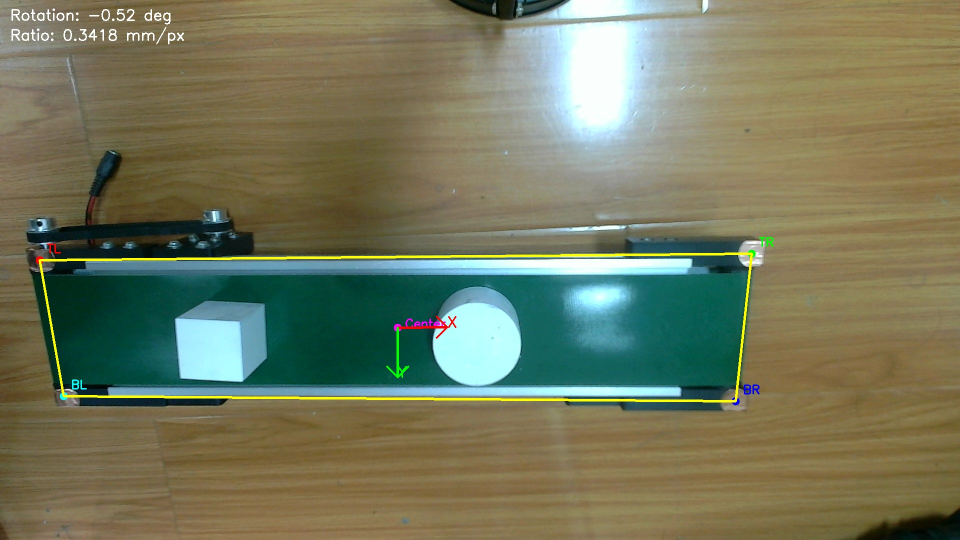
#> input picture vision_v11/1_manual_calibrated.jpg, 1920 x 1080 px (shown at 1/2 size)
$ python -i belt_detector.py   (imports and definitions only)
#> lines starting #> are read from the running program, lines starting #| are printed output that depends on the picture; after the words box and inside, x2 and y2 are one past the last pixel; in counts of white or black regions, pixels touching at a corner belong together
"""实时检测传送带边界，自动计算坐标映射。"""
from __future__ import annotations

import cv2
import numpy as np


class BeltDetector:
    """基于颜色和轮廓检测传送带边界，动态计算坐标变换。"""

    def __init__(self, belt_width_mm: float = 490.0, belt_height_mm: float = 80.0):
        """
        Args:
            belt_width_mm: 传送带实际宽度（毫米）
            belt_height_mm: 传送带实际高度（毫米）
        """
        self.belt_width_mm = belt_width_mm
        self.belt_height_mm = belt_height_mm
        # HSV 绿色范围：宽松一些，适应不同光照
        self.hsv_lower = np.array([35, 50, 35])
        self.hsv_upper = np.array([90, 255, 200])
        self.corners_px = None
        self.matrix = None
        self.inv_matrix = None

    def detect(self, frame_bgr) -> bool:
        """检测当前帧中的传送带，更新角点和变换矩阵。返回是否检测成功。"""
        hsv = cv2.cvtColor(frame_bgr, cv2.COLOR_BGR2HSV)
        mask = cv2.inRange(hsv, self.hsv_lower, self.hsv_upper)

        # 形态学操作去噪并平滑边缘
        kernel_open = cv2.getStructuringElement(cv2.MORPH_RECT, (7, 7))
        kernel_close = cv2.getStructuringElement(cv2.MORPH_RECT, (15, 15))
        mask = cv2.morphologyEx(mask, cv2.MORPH_OPEN, kernel_open)
        mask = cv2.morphologyEx(mask, cv2.MORPH_CLOSE, kernel_close)

        # 额外的膨胀+腐蚀，平滑边界
        mask = cv2.dilate(mask, np.ones((3, 3), np.uint8), iterations=2)
        mask = cv2.erode(mask, np.ones((3, 3), np.uint8), iterations=2)

        # 找轮廓
        contours, _ = cv2.findContours(mask, cv2.RETR_EXTERNAL, cv2.CHAIN_APPROX_SIMPLE)
        if not contours:
            return False

        # 筛选候选轮廓：面积、长宽比、位置
        frame_h, frame_w = frame_bgr.shape[:2]
        candidates = []

        for contour in contours:
            area = cv2.contourArea(contour)
            if area < 15000:  # 降低面积要求
                continue

            # 计算最小外接矩形
            rect = cv2.minAreaRect(contour)
            (cx, cy), (w, h), angle = rect

            # 确保 w 是长边
            if w < h:
                w, h = h, w
                angle = (angle + 90) % 180

            # 长宽比约束：放宽到 3.5~12（传送带实际约 6.1）
            aspect_ratio = w / max(h, 1.0)
            if aspect_ratio < 3.5 or aspect_ratio > 12.0:
                continue

            # 位置约束：放宽到整个画面中下部
            if cy < frame_h * 0.2 or cy > frame_h * 0.95:
                continue

            # 计算评分：面积大、长宽比接近 6、靠近画面中央的优先
            target_ratio = self.belt_width_mm / self.belt_height_mm
            ratio_score = 1.0 / (1.0 + abs(aspect_ratio - target_ratio))
            area_score = min(area / 100000.0, 1.0)
            center_x_offset = abs(cx - frame_w / 2) / frame_w
            center_score = 1.0 - center_x_offset

            score = area_score * 0.4 + ratio_score * 0.4 + center_score * 0.2
            candidates.append((score, contour, rect))

        if not candidates:
            return False

        # 选择得分最高的轮廓
        candidates.sort(key=lambda x: x[0], reverse=True)
        _, best_contour, best_rect = candidates[0]

        # 使用旋转矩形的四个角点（更精确）
        box = cv2.boxPoints(best_rect)
        corners = np.array(box, dtype=np.float32)

        # 可选：用轮廓精确拟合来优化角点
        # 对轮廓进行多边形逼近
        epsilon = 0.01 * cv2.arcLength(best_contour, True)
        approx = cv2.approxPolyDP(best_contour, epsilon, True)

        # 如果多边形逼近得到 4 个点，用它替代旋转矩形
        if len(approx) == 4:
            corners = approx.reshape(4, 2).astype(np.float32)

        # 排序角点：左下、右下、右上、左上
        corners = self._sort_corners(corners)
        self.corners_px = corners

        # 计算透视变换矩阵：像素坐标 → 毫米坐标
        dst_corners = np.array([
            [0, 0],  # 左下角为原点
            [self.belt_width_mm, 0],  # 右下
            [self.belt_width_mm, self.belt_height_mm],  # 右上
            [0, self.belt_height_mm],  # 左上
        ], dtype=np.float32)

        self.matrix = cv2.getPerspectiveTransform(corners, dst_corners)
        self.inv_matrix = cv2.getPerspectiveTransform(dst_corners, corners)
        return True

    def _sort_corners(self, points: np.ndarray) -> np.ndarray:
        """将四个点排序为：左下、右下、右上、左上。"""
        # 按 Y 坐标排序，前两个是下方，后两个是上方
        points = points[points[:, 1].argsort()]
        bottom = points[:2]
        top = points[2:]

        # 下方两点按 X 排序：左下、右下
        bottom = bottom[bottom[:, 0].argsort()]
        # 上方两点按 X 排序：左上、右上，然后反转成右上、左上
        top = top[top[:, 0].argsort()][::-1]

        return np.array([bottom[0], bottom[1], top[0], top[1]], dtype=np.float32)

    def to_mm(self, x_px: float, y_px: float) -> tuple[float, float]:
        """像素坐标转毫米坐标。"""
        if self.matrix is None:
            raise RuntimeError("未检测到传送带，无法转换坐标")
        pt = np.array([[[x_px, y_px]]], dtype=np.float32)
        result = cv2.perspectiveTransform(pt, self.matrix)
        return float(result[0, 0, 0]), float(result[0, 0, 1])

    def to_px(self, x_mm: float, y_mm: float) -> tuple[float, float]:
        """毫米坐标转像素坐标。"""
        if self.inv_matrix is None:
            raise RuntimeError("未检测到传送带，无法转换坐标")
        pt = np.array([[[x_mm, y_mm]]], dtype=np.float32)
        result = cv2.perspectiveTransform(pt, self.inv_matrix)
        return float(result[0, 0, 0]), float(result[0, 0, 1])

    def is_ready(self) -> bool:
        """是否已成功检测到传送带。"""
        return self.matrix is not None

>>> import cv2
>>> picture = cv2.imread('../../1_manual_calibrated.jpg')
#> picture is the input picture: shape (1080, 1920, 3); mean B, G, R 92.7, 119.8, 116.1
>>> result = BeltDetector().detect(picture)
#> in detect, `hsv = cv2.cvtColor(frame_bgr, cv2.COLOR_BGR2HSV)`: hsv: shape (1080, 1920, 3); mean H, S, V 39.8, 112.3, 131.3
#> in detect, `mask = cv2.inRange(hsv, self.hsv_lower, self.hsv_upper)`:
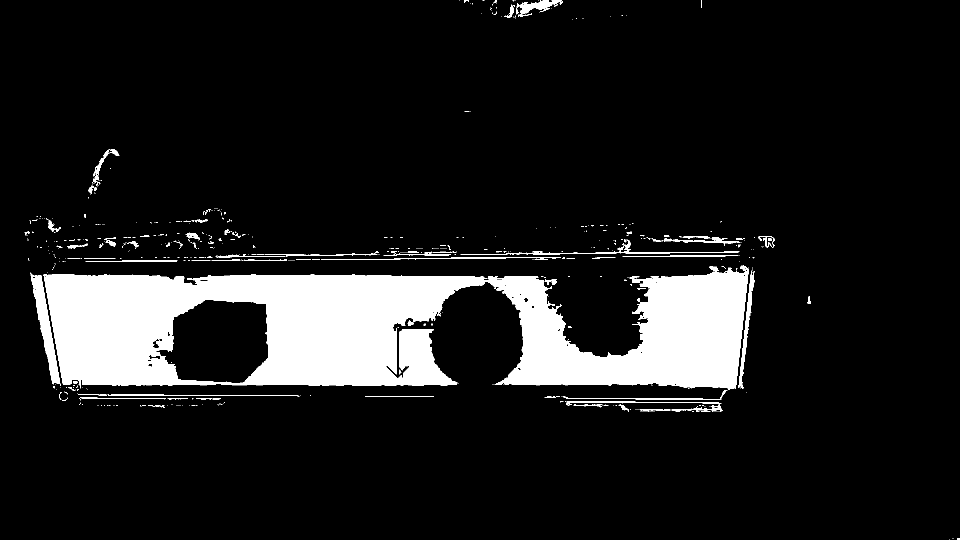
#> mask: shape (1080, 1920) (shown at 1/2 size); 11.3% white; 613 white regions (528 under 20 px), largest, box (x1, y1, x2, y2) and area: (87, 530, 1498, 781) 214752, (61, 545, 121, 772) 3912, (1477, 542, 1509, 777) 1523
#> in detect, `mask = cv2.morphologyEx(mask, cv2.MORPH_OPEN, kernel_open)`:
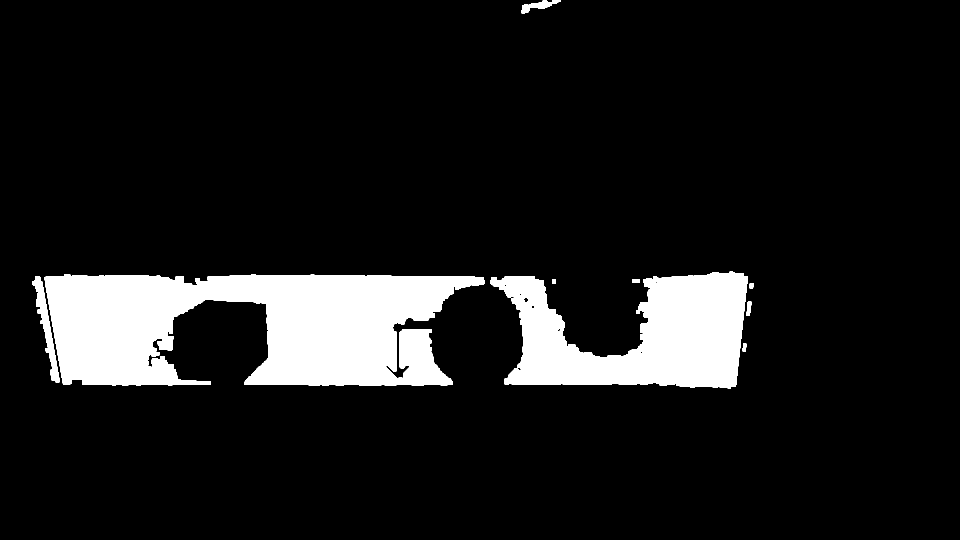
#> mask: shape (1080, 1920) (shown at 1/2 size); 10.4% white; 10 white regions, largest, box (x1, y1, x2, y2) and area: (89, 549, 970, 772) 138271, (980, 543, 1495, 777) 73266, (65, 552, 119, 765) 3122
#> in detect, `mask = cv2.morphologyEx(mask, cv2.MORPH_CLOSE, kernel_close)`:
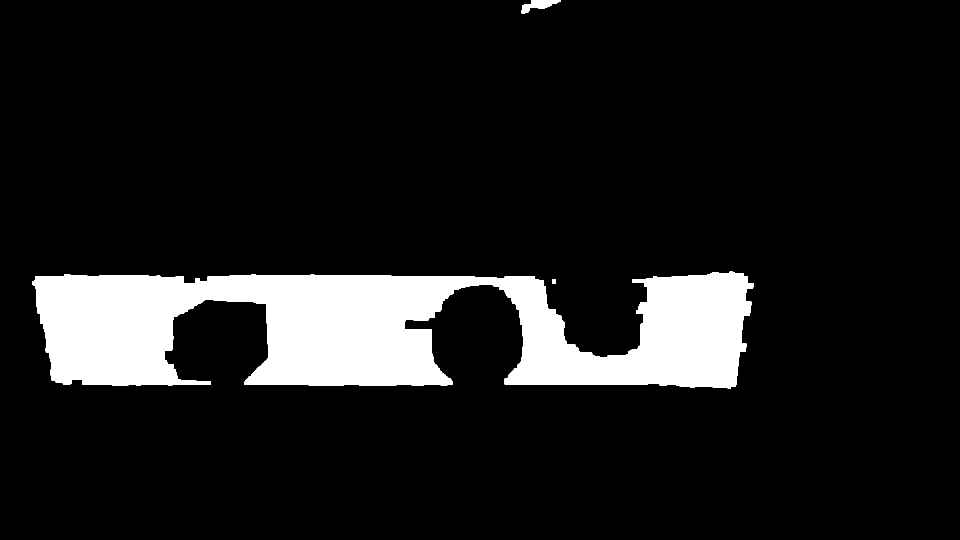
#> mask: shape (1080, 1920) (shown at 1/2 size); 10.7% white; 3 white regions, box (x1, y1, x2, y2) and area: (65, 543, 1507, 777) 219803, (1043, 0, 1121, 27) 1058, (1104, 559, 1112, 568) 72
#> in detect, `mask = cv2.dilate(mask, np.ones((3, 3), np.uint8), iterations=2)`:
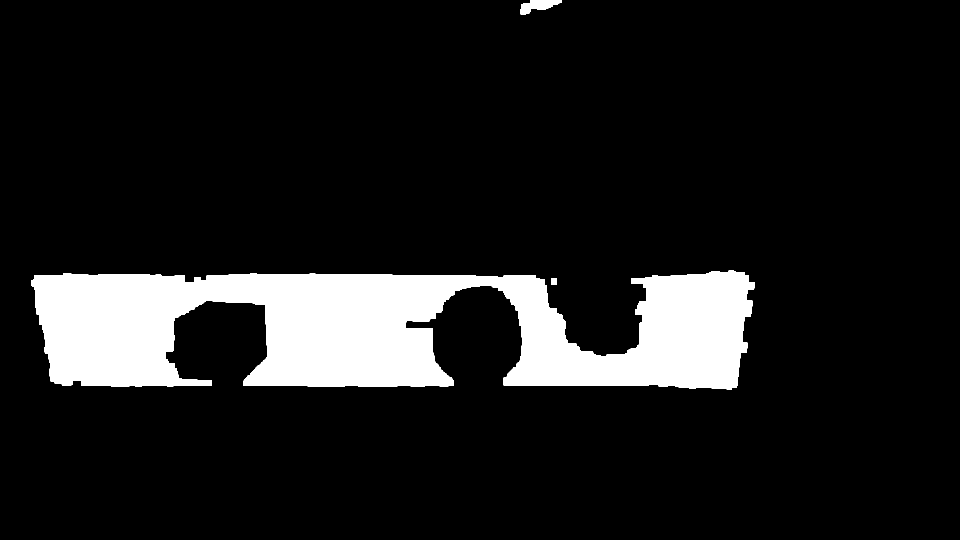
#> mask: shape (1080, 1920) (shown at 1/2 size); 11.2% white; 3 white regions
#> in detect, `contours, _ = cv2.findContours(mask, cv2.RETR_EXTERNAL, cv2.CHAIN_APPR..`: contours = 3 contours; box (x1, y1, x2, y2) and area: (65, 543, 1507, 777) 217389, (1043, 0, 1121, 27) 962, (1104, 559, 1112, 568) 56
#> the loop in detect, `for contour in contours:` made 3 passes
#> (contour, area) on pass 1: ([[1104, 559], [1104, 567], [1111, 567], [1111, 559]], 56)
#> area on pass 3: 962.5
#> after the loop in detect, `for contour in contours:`: candidates = 1 item
#> in detect, `_, best_contour, best_rect = candidates[0]`: best_contour = contour of 859 points, box (x1, y1, x2, y2) (65, 543, 1507, 777), area 217389; best_rect = ((785.5, 659.5), (233, 1441), -90)
#> in detect, `box = cv2.boxPoints(best_rect)`: box = [[1506, 776], [65, 776], [65, 543], [1506, 543]]
#> in detect, `epsilon = 0.01 * cv2.arcLength(best_contour, True)`: epsilon = 50.08
#> in detect, `approx = cv2.approxPolyDP(best_contour, epsilon, True)`: approx = contour of 18 points, box (x1, y1, x2, y2) (65, 552, 1507, 777), area 220572
#> in _sort_corners, `points = points[points[:, 1].argsort()]`: points = [[1506, 543], [65, 543], [65, 776], [1506, 776]]
#> in _sort_corners, `bottom = points[:2]`: bottom = [[1506, 543], [65, 543]]
#> in _sort_corners, `top = points[2:]`: top = [[65, 776], [1506, 776]]
#> in _sort_corners, `bottom = bottom[bottom[:, 0].argsort()]`: bottom = [[65, 543], [1506, 543]]
#> in _sort_corners, `top = top[top[:, 0].argsort()][::-1]`: top = [[1506, 776], [65, 776]]
#> in detect, `corners = self._sort_corners(corners)`: corners = [[65, 543], [1506, 543], [1506, 776], [65, 776]]
#> in detect, `self.matrix = cv2.getPerspectiveTransform(corners, dst_corners)`: self.matrix = [[0.34, -4.87e-19, -22.1], [3.77e-17, 0.343, -186.4], [3.08e-19, -5.13e-19, 1]]
#> in detect, `self.inv_matrix = cv2.getPerspectiveTransform(dst_corners, corners)`: self.inv_matrix = [[2.94, 0, 65], [0, 2.91, 543], [0, 0, 1]]
#> result = True
